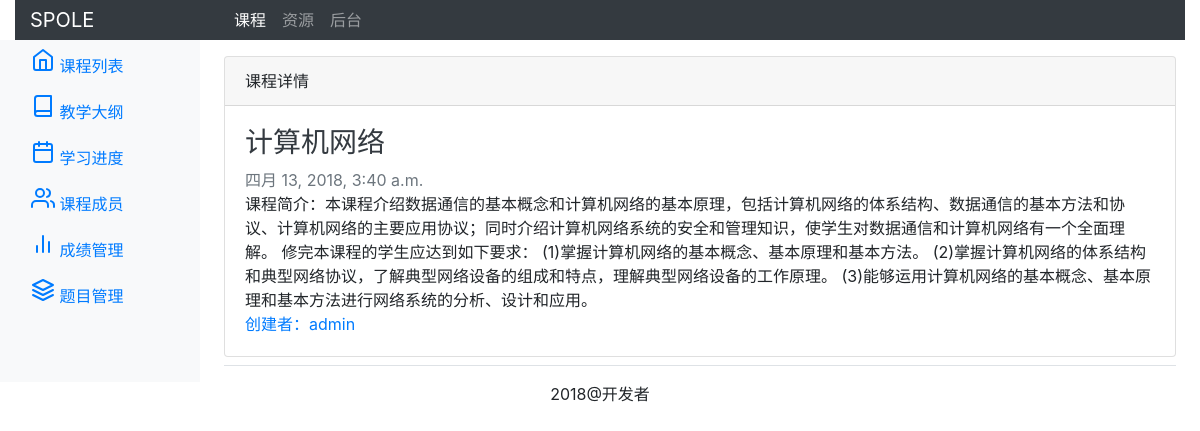
The page /cms/course/1/ on the database as committed earlier.
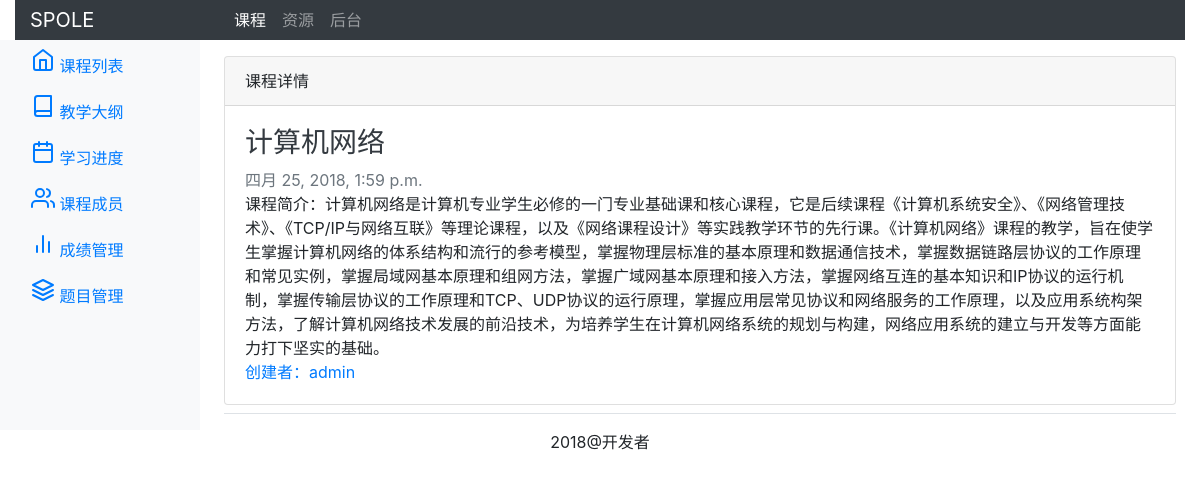
The same page on the database as committed later.
### cms/models.py (models this page shows, shortened)
class Course(models.Model):
    name = models.CharField(max_length=300,verbose_name='课程名称')
    code = models.CharField(max_length=300,verbose_name='课程代码')
    introduction = RichTextField(verbose_name='课程简介')#引入ckeditor编辑器
    picture = models.ImageField(verbose_name='课程封面')
    term = models.CharField(max_length=300,verbose_name='学期代码')
    author = models.ForeignKey(User,on_delete=models.CASCADE,\
      related_name="courses",default=None,verbose_name='创建者')#外键型字段
    created = models.DateTimeField(auto_now_add=True)
    class Meta:
        verbose_name_plural = '课程'

### cms/views.py (the view)
# urls.py: path('course/<int:course_id>/',views.course_show,name="course_show"),
def course_show(request,course_id):
    course = Course.objects.get(id=course_id)
    return render(request, "course_content.html",{"course":course,"course_id":course_id})

### cms/templates/course_content.html (shortened to what this page needs)
{% extends "base_cms.html" %}
{% block content %}
<div class="card">
    <div class="card-header">课程详情</div>
    <div class="card-body">
      <h3>
        <a class="text-dark">{{course.name}}</a>
      </h3>
      <div class="text-muted">{{course.created}}</div>
      <p class="card-text mb-auto">课程简介：{{course.introduction}}</p>
      <a href="#">创建者：{{course.author}}</a>
    </div>
</div>
{% endblock %}

### cms/templates/base_cms.html (shortened to what this page needs)
{% load staticfiles %}
<!doctype html>
<html lang="zh-cn">
    <head>
        <link rel="stylesheet" href="{% static 'bootstrap.min.css' %}">
    </head>
    <body>
        <div class="container-fluid">
          {% include 'header.html' %}
          <div class="row">
              {% include 'leftslider.html' %}
            <main role="main" class="col-md-9 ml-sm-auto col-lg-10 pt-3 px-4">
              <div class="d-flex justify-content-between flex-wrap flex-md-nowrap align-items-center pb-2 mb-3 border-bottom">
               {% block content %}{% endblock %}
              </div>
            </main>
          </div>
          {% include 'footer.html' %}
        </div>
    </body>
</html>

### cms/templates/header.html
<nav class="navbar navbar-expand navbar-dark bg-dark sticky-top flex-md-nowrap p-0">
<a class="navbar-brand col-sm-3 col-md-2 mr-0" href="#">SPOLE</a>
	<ul class="navbar-nav mr-auto px-3">
		<li class="nav-item active">
			<a class="nav-link" href="#">课程</a>
		</li>
		<li class="nav-item">
			<a class="nav-link" href="#">资源</a>
		</li>
		<li class="nav-item">
			<a class="nav-link" href="/admin/">后台</a>
		</li>
	</ul>
</nav>

### cms/templates/leftslider.html (shortened to what this page needs)
<nav class="col-md-2 d-none d-md-block bg-light">
  <div class="sidebar-sticky">
    <ul class="nav flex-column">
      <li class="nav-item">
        <a class="nav-link active" href={% url 'course' %}>
          <span data-feather="home"></span>
          课程列表
        </a>
      </li>
      <li class="nav-item">
        <a class="nav-link" href="{% url 'syllabus' course_id %}">
          <span data-feather="book"></span>
          教学大纲
        </a>
      </li>
      <li class="nav-item">
        <a class="nav-link" href="#">
          <span data-feather="calendar"></span>
          学习进度
        </a>
      </li>
      <li class="nav-item">
        <a class="nav-link" href="#">
          <span data-feather="users"></span>
          课程成员
        </a>
      </li>
      <li class="nav-item">
        <a class="nav-link" href="#">
          <span data-feather="bar-chart-2"></span>
          成绩管理
        </a>
      </li>
      <li class="nav-item">
        <a class="nav-link" href="#">
          <span data-feather="layers"></span>
          题目管理
        </a>
      </li>
    </ul>
  </div>
</nav>

### cms/templates/footer.html
<div class="container">
    <p class="text-center">2018@开发者</p>
</div>

Rows that differ between the two databases and show on the page:
changed Course "计算机网络": created "四月 13, 2018, 3:40 a.m." → "四月 25, 2018, 1:59 p.m."; introduction "本课程介绍数据通信的基本概念和计算机网络的基本原理，包括计算机网络的体系结构、数据通信的基本方法和协议、计算机网络的主要应用协议；同时介绍计算机网络系统的安全和管理知识，使学生对数据通信和计算机网络有一个全面理解。 修完本课程的学生应达到如下要求： (1)掌握计算机网络的基本概念、基本原理和基本方法。 (2)掌握计算机网络的体系结构和典型网络协议，了解典型网络设备的组成和特点，理解典型网络设备的工作原理。 (3)能够运用计算机网络的基本概念、基本原理和基本方法进行网络系统的分析、设计和应用。" → "计算机网络是计算机专业学生必修的一门专业基础课和核心课程，它是后续课程《计算机系统安全》、《网络管理技术》、《TCP/IP与网络互联》等理论课程，以及《网络课程设计》等实践教学环节的先行课。《计算机网络》课程的教学，旨在使学生掌握计算机网络的体系结构和流行的参考模型，掌握物理层标准的基本原理和数据通信技术，掌握数据链路层协议的工作原理和常见实例，掌握局域网基本原理和组网方法，掌握广域网基本原理和接入方法，掌握网络互连的基本知识和IP协议的运行机制，掌握传输层协议的工作原理和TCP、UDP协议的运行原理，掌握应用层常见协议和网络服务的工作原理，以及应用系统构架方法，了解计算机网络技术发展的前沿技术，为培养学生在计算机网络系统的规划与构建，网络应用系统的建立与开发等方面能力打下坚实的基础。"
